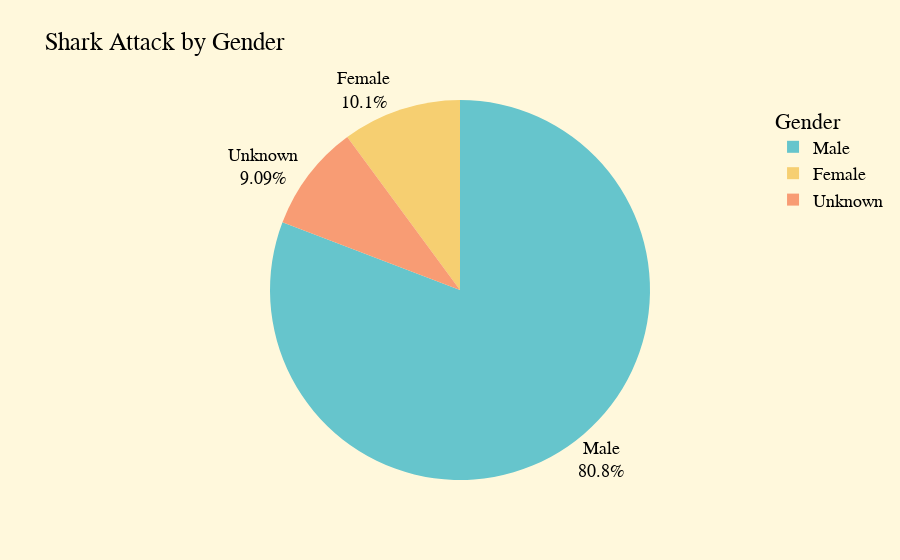

The notebook cell saved with this chart:
### Code cell
# Distribution Male, Female and Unspecified
fig = px.pie(data_frame = bySex_count,
             values = 'Count',
             names = 'Gender',
             title = 'Shark Attack by Gender',
             color_discrete_sequence=px.colors.qualitative.Pastel
             )

fig.update_traces(textposition ='outside',
                  textinfo = 'label+percent')
fig.update_layout(paper_bgcolor='cornsilk',
                  legend_title = 'Gender',
                  font = dict(
                      family = "Courier New, monospace",
                      size = 18,
                      color = 'black'
                  ))

fig.show()

### Figure 1 — Plotly figure (JSON) as saved in the notebook; plotly's stock layout.template omitted (floating-point values rounded to 4 significant figures)
{"data": [{"domain": {"x": [0.0, 1.0], "y": [0.0, 1.0]}, "hovertemplate": "Gender=%{label}<br>Count=%{value}<extra></extra>", "labels": ["Male", "Female", "Unknown"], "legendgroup": "", "name": "", "showlegend": true, "textinfo": "label+percent", "textposition": "outside", "type": "pie", "values": [4987, 624, 561]}], "layout": {"font": {"color": "black", "family": "Courier New, monospace", "size": 18}, "legend": {"title": {"text": "Gender"}, "tracegroupgap": 0}, "paper_bgcolor": "cornsilk", "piecolorway": ["rgb(102, 197, 204)", "rgb(246, 207, 113)", "rgb(248, 156, 116)", "rgb(220, 176, 242)", "rgb(135, 197, 95)", "rgb(158, 185, 243)", "rgb(254, 136, 177)", "rgb(201, 219, 116)", "rgb(139, 224, 164)", "rgb(180, 151, 231)", "rgb(179, 179, 179)"], "title": {"text": "Shark Attack by Gender"}}}
